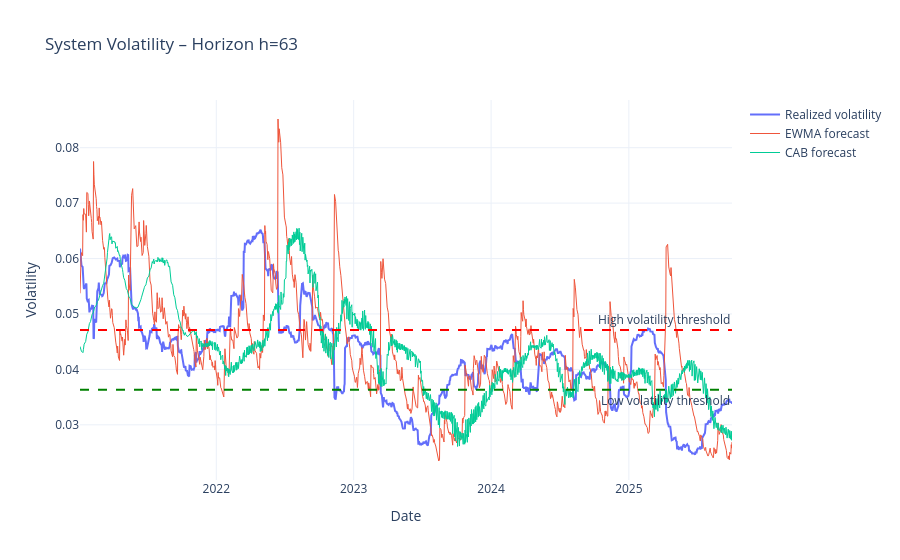

Here is the notebook cell this chart was saved with:
### Code cell
import plotly.graph_objects as go

fig = go.Figure()

# Realized volatility
fig.add_trace(go.Scatter(
    x=vol_df.index,
    y=vol_df["Realized"],
    mode="lines",
    name="Realized volatility",
    line=dict(width=2)
))

# Model forecasts
for model in models:
    
    fig.add_trace(go.Scatter(
        x=vol_df.index,
        y=vol_df[model],
        mode="lines",
        name=f"{model} forecast",
        line=dict(width=1)
    ))

# Low volatility threshold
fig.add_hline(
    y=low_threshold,
    line_dash="dash",
    line_color="green",
    annotation_text="Low volatility threshold",
    annotation_position="bottom right"
)

# High volatility threshold
fig.add_hline(
    y=high_threshold,
    line_dash="dash",
    line_color="red",
    annotation_text="High volatility threshold",
    annotation_position="top right"
)

fig.update_layout(
    title=f"System Volatility – Horizon h={H}",
    xaxis_title="Date",
    yaxis_title="Volatility",
    hovermode="x unified",
    template="plotly_white"
)

fig.show()

### Figure 1 — Plotly figure (JSON) as saved in the notebook; plotly's stock layout.template omitted (floating-point values rounded to 4 significant figures; data arrays with more than 128 entries replaced by an {"elided": "..."} marker saying what was removed)
{"data": [{"line": {"width": 2}, "mode": "lines", "name": "Realized volatility", "type": "scatter", "x": {"elided": "1193 str values"}, "y": {"elided": "1193 float values"}}, {"line": {"width": 1}, "mode": "lines", "name": "EWMA forecast", "type": "scatter", "x": {"elided": "1193 str values"}, "y": {"elided": "1193 float values"}}, {"line": {"width": 1}, "mode": "lines", "name": "CAB forecast", "type": "scatter", "x": {"elided": "1193 str values"}, "y": {"elided": "1193 float values"}}], "layout": {"annotations": [{"showarrow": false, "text": "Low volatility threshold", "x": 1, "xanchor": "right", "xref": "x domain", "y": 0.03634, "yanchor": "top", "yref": "y"}, {"showarrow": false, "text": "High volatility threshold", "x": 1, "xanchor": "right", "xref": "x domain", "y": 0.04709, "yanchor": "bottom", "yref": "y"}], "hovermode": "x unified", "shapes": [{"line": {"color": "green", "dash": "dash"}, "type": "line", "x0": 0, "x1": 1, "xref": "x domain", "y0": 0.03634, "y1": 0.03634, "yref": "y"}, {"line": {"color": "red", "dash": "dash"}, "type": "line", "x0": 0, "x1": 1, "xref": "x domain", "y0": 0.04709, "y1": 0.04709, "yref": "y"}], "title": {"text": "System Volatility – Horizon h=63"}, "xaxis": {"title": {"text": "Date"}}, "yaxis": {"title": {"text": "Volatility"}}}}
